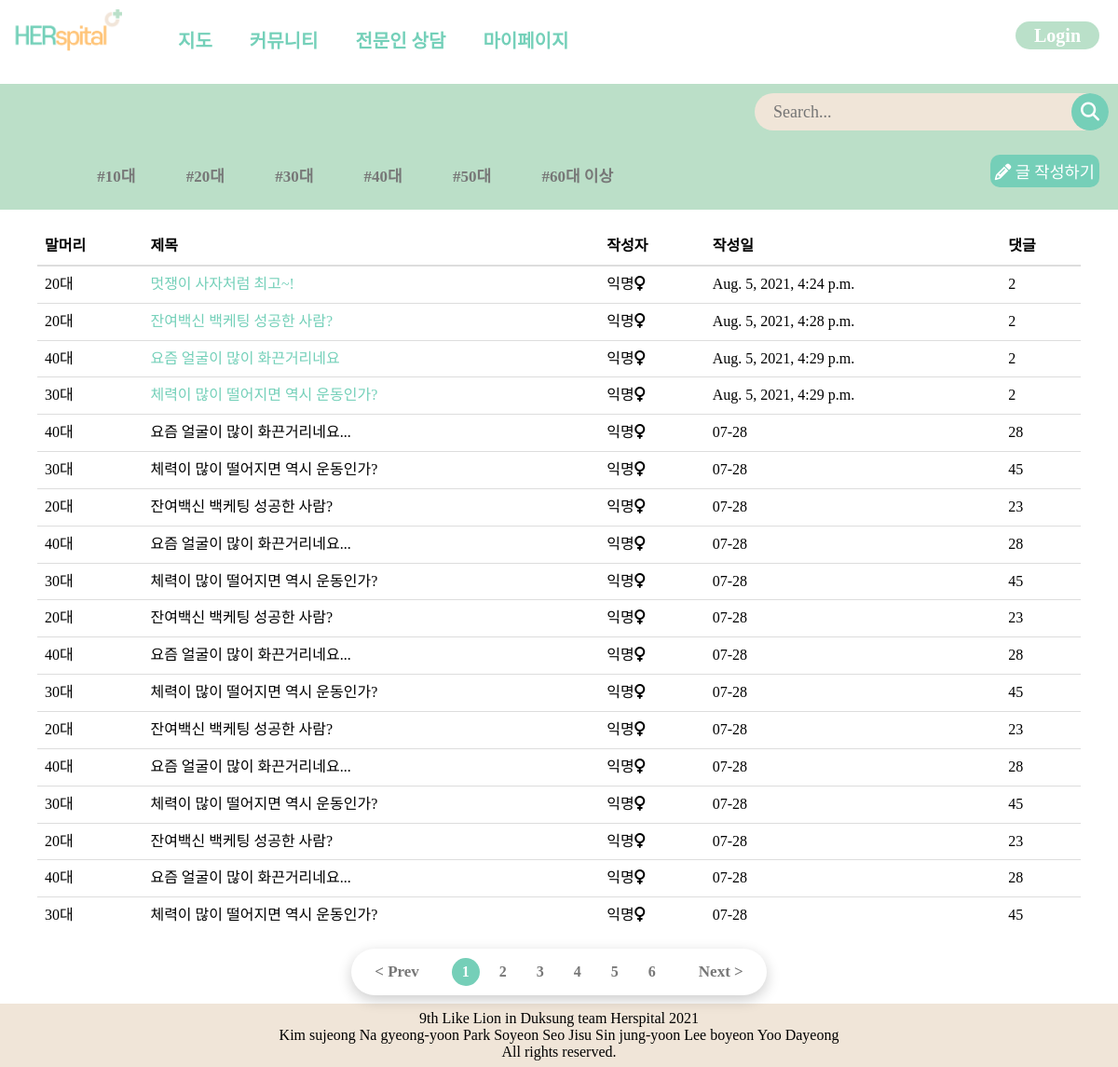
/community/communityList/, run on an earlier commit of the app's database.
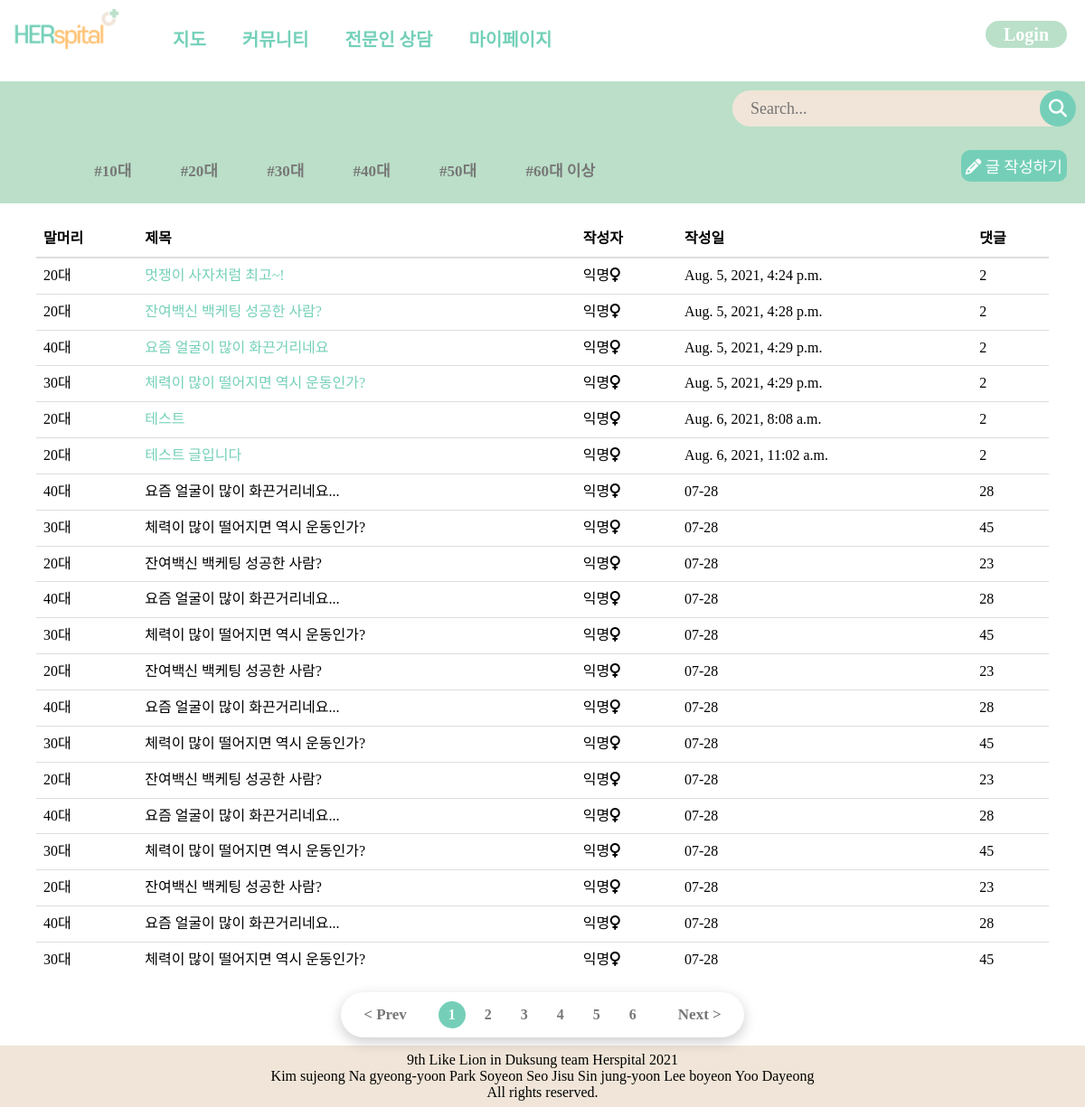
And on a later commit of the database.
### community/models.py (models this page shows, shortened)
class Community(models.Model):
    title = models.CharField(max_length=200)
    publicSetting = models.BooleanField()
    password_Post = models.IntegerField(blank=True, null=True)
    age_tag = models.CharField(max_length=100)
    image = models.ImageField(upload_to = "community/", blank=True, null=True)
    body = models.TextField()
    pub_date = models.DateTimeField()
    def summary(self): #제목 글자수가 길면 끊어서 보여주도록
        return self.title[:30]

### community/views.py (the view)
# urls.py: path("communityList/", community_views.communityList, name="communityList"),
def communityList(request):
    communities = Community.objects.all()
    return render(request, "community/communityList.html", {'communities':communities})

### templates/community/communityList.html (shortened to what this page needs)
{% load static %}
<DOCTYPE html>
<html lang="ko">
<head>
    <link rel="stylesheet" href="{% static 'css/communityList.css' %}">
</head>
<body>
{% block navbar %}
    {% include "partials/base.html" %}
{% endblock%}
{% block content %}
    <section>
        <div class="topContent">
            <div class="search">
            <div class="search_wrap">
                <div class="search_box">
                    <div class="btn btn_common">
                        <i class="fas fa-search"></i>
                    </div>
                    <input type="text" class="input" placeholder="Search...">
                </div>
            </div>
            </div>
            <div class="secondTab">
                <div class="preface_wrap">
                    <ul class="preface">
                        <li><a href="">#10대</a></li>
                        <li><a href="">#20대</a></li>
                        <li><a href="">#30대</a></li>
                        <li><a href="">#40대</a></li>
                        <li><a href="">#50대</a></li>
                        <li><a href="">#60대 이상</a></li>
                    </ul>
                </div>
                <div class="newPostBtn_wrap">
                    <button class="newPostBtn"><i class="fas fa-pencil-alt"></i><a href="{% url 'community:communityWrite' %}" style="color: white;"> 글 작성하기</a></button>
                </div>
            </div>
        </div>
        <div class="bottomContent">
            <table class="table">
                <thead>
                    <tr>
                        <th>말머리</th>
                        <th>제목</th>
                        <th>작성자</th>
                        <th>작성일</th>
                        <th>댓글</th>
                    </tr>
                </thead>
                <tbody>
                {% for community in communities %}
                    <tr>
                        <td id="tag">{{community.age_tag}}</td>
                        <td id="title"><a href="{% url 'community:detail' community.id%}">{{community.summary}}</a></td>
                        <td id="writer">익명<i class="fas fa-venus"></i></td>
                        <td id="date">{{community.pub_date}}</td>
                        <td id="commentNum">2</td>
                    </tr>
                {% endfor %}
                    <tr>
                        <td id="tag">40대</td>
                        <td id="title">요즘 얼굴이 많이 화끈거리네요...</td>
                        <td id="writer">익명<i class="fas fa-venus"></i></td>
                        <td id="date">07-28</td>
                        <td id="commentNum">28</td>
                    </tr>
                    <tr>
                        <td id="tag">30대</td>
                        <td id="title">체력이 많이 떨어지면 역시 운동인가?</td>
                        <td id="writer">익명<i class="fas fa-venus"></i></td>
                        <td id="date">07-28</td>
                        <td id="commentNum">45</td>
                    </tr>
                    <tr>
                        <td id="tag">20대</td>
                        <td id="title">잔여백신 백케팅 성공한 사람?</td>
                        <td id="writer">익명<i class="fas fa-venus"></i></td>
                        <td id="date">07-28</td>
                        <td id="commentNum">23</td>
                    </tr>
                    <tr>
                        <td id="tag">40대</td>
                        <td id="title">요즘 얼굴이 많이 화끈거리네요...</td>
                        <td id="writer">익명<i class="fas fa-venus"></i></td>
                        <td id="date">07-28</td>
                        <td id="commentNum">28</td>
                    </tr>
                    <tr>
                        <td id="tag">30대</td>
                        <td id="title">체력이 많이 떨어지면 역시 운동인가?</td>
                        <td id="writer">익명<i class="fas fa-venus"></i></td>
                        <td id="date">07-28</td>
                        <td id="commentNum">45</td>
                    </tr>
                    <tr>
                        <td id="tag">20대</td>
                        <td id="title">잔여백신 백케팅 성공한 사람?</td>
                        <td id="writer">익명<i class="fas fa-venus"></i></td>
                        <td id="date">07-28</td>
                        <td id="commentNum">23</td>
                    </tr>
                    <tr>
                        <td id="tag">40대</td>
                        <td id="title">요즘 얼굴이 많이 화끈거리네요...</td>
                        <td id="writer">익명<i class="fas fa-venus"></i></td>
                        <td id="date">07-28</td>
                        <td id="commentNum">28</td>
                    </tr>
                    <tr>
                        <td id="tag">30대</td>
                        <td id="title">체력이 많이 떨어지면 역시 운동인가?</td>
                        <td id="writer">익명<i class="fas fa-venus"></i></td>
                        <td id="date">07-28</td>
                        <td id="commentNum">45</td>
                    </tr>
                    <tr>
                        <td id="tag">20대</td>
                        <td id="title">잔여백신 백케팅 성공한 사람?</td>
                        <td id="writer">익명<i class="fas fa-venus"></i></td>
                        <td id="date">07-28</td>
                        <td id="commentNum">23</td>
                    </tr>
                    <tr>
                        <td id="tag">40대</td>
                        <td id="title">요즘 얼굴이 많이 화끈거리네요...</td>
                        <td id="writer">익명<i class="fas fa-venus"></i></td>
                        <td id="date">07-28</td>
                        <td id="commentNum">28</td>
                    </tr>
                    <tr>
                        <td id="tag">30대</td>
                        <td id="title">체력이 많이 떨어지면 역시 운동인가?</td>
                        <td id="writer">익명<i class="fas fa-venus"></i></td>
                        <td id="date">07-28</td>
                        <td id="commentNum">45</td>
                    </tr>
                    <tr>
                        <td id="tag">20대</td>
                        <td id="title">잔여백신 백케팅 성공한 사람?</td>
                        <td id="writer">익명<i class="fas fa-venus"></i></td>
                        <td id="date">07-28</td>
                        <td id="commentNum">23</td>
                    </tr>
                    <tr>
                        <td id="tag">40대</td>
                        <td id="title">요즘 얼굴이 많이 화끈거리네요...</td>
                        <td id="writer">익명<i class="fas fa-venus"></i></td>
                        <td id="date">07-28</td>
                        <td id="commentNum">28</td>
                    </tr>
                    <tr>
                        <td id="tag">30대</td>
                        <td id="title">체력이 많이 떨어지면 역시 운동인가?</td>
                        <td id="writer">익명<i class="fas fa-venus"></i></td>
                        <td id="date">07-28</td>
                        <td id="commentNum">45</td>
                    </tr>
                </tbody>
            </table>
            <div class="pageNum_wrap">
                <ul class="pageul">
                    <li><a href="#" class="prev">< Prev</a></li>
                    <li class="pageNumber active"><a href="#">1</a></li>
                    <li class="pageNumber"><a href="#">2</a></li>
                    <li class="pageNumber"><a href="#">3</a></li>
                    <li class="pageNumber"><a href="#">4</a></li>
                    <li class="pageNumber"><a href="#">5</a></li>
                    <li class="pageNumber"><a href="#">6</a></li>
                    <li><a href="#" class="next">Next ></a></li>
                </ul>
            </div>
        </div>
    </section>
{% endblock %}
</body>
</html>
{% block footer %}
    {% include "partials/footer.html" %}
{% endblock %}

### templates/partials/base.html (shortened to what this page needs)
{% load static %}
<!DOCTYPE html>
<html lang="en">
<head>
    <link rel="stylesheet" href="{% static 'css/base.css' %}">
</head>
<body>
    <nav class="navbar navbar-default navbar-fixed-top">
        <div>
            <a class="navbar__logo" href=""><img src="{% static 'img/logo.png' %}"></a>
        </div>
        <ul class="navbar__menu">
            <li><a href="{% url 'core:mainpage' %}">지도</a></li>
            <li><a href="{% url 'community:communityList' %}">커뮤니티</a></li>
            <li><a href="{% url 'community:expertList' %}">전문인 상담</a></li>
            <li><a href="{% url 'account:mypage' %}">마이페이지</a></li>
        </ul>
        <div class="navbar__login">
            <a href="{% url 'account:login' %}"><button id="login">Login</button></a>
        </div>
    </nav>
</body>
</html>

### templates/partials/footer.html
{% load static %}
{% block css %}
    <link rel="stylesheet" href="{% static 'css/footer.css' %}" />
{% endblock %}
<footer>
    9th Like Lion in Duksung team Herspital 2021<br>
    Kim sujeong Na gyeong-yoon Park Soyeon Seo Jisu Sin jung-yoon Lee boyeon Yoo Dayeong<br>
    All rights reserved.
</footer>

### static/css/communityList.css (style rules this page uses)
body { width:100%; padding:0; margin:0; }
.input { border:0; outline:none; color:#8b7d77; background:#F0E5D8; }
.search { display:flex; width:100%; justify-content: flex-end; }
.search_wrap { width: 400px; display:flex; }
.search_wrap .search_box { position: relative; width:100%; height:40px; margin:10px; }
.search_wrap .search_box .input { position:absolute; top:0; left:0; width:100%; height:100%; padding: 10px 20px; border-radius: 3px; font-size:18px; padding-right: 80px; border-radius:50px; }
.search_wrap .search_box .btn { position: absolute; top:0; width: 40px; height: 100%; background: #75CFB8; z-index:1; cursor:pointer; right:0; border-top-right-radius: 3px; border-bottom-right-radius: 3px; border-radius:50%; }
.search_wrap .search_box .btn.btn_common .fas { position: absolute; top:50%; left:50%; transform: translate(-50%, -50%); color:#fff; font-size:20px; }
.secondTab { display: flex; }
.topContent { width:100%; margin-top:20px; background:#bbdfc8; }
.preface_wrap { display:inline-block; padding:10px; font-size:15px; font-weight: bold; flex-grow: 1; }
.preface { display:flex !important; flex-direction: row; width:100%; }
.preface li { display:block; margin-left:5.20833333333333%; background:none; }
.preface li a { width:auto; padding:0; text-indent:0; text-decoration: none; font-weight: bold; font-size:17px; color:#777; }
.newPostBtn { background:#75CFB8; color:#fff; border-color:lemonchiffon; font-family:'Poppins',sans-serif; margin:1rem 0; font-size:1.1rem; border-radius:10px; padding:5px; display:inline-block; outline:none; border:none; cursor:pointer; background-size:200%; background-image:#32be8f; text-transform:uppercase; }
.newPostBtn_wrap { display:inline-block; flex-grow: 0; margin-right:20px; }
.bottomContent { width:100%; max-width:1120px; margin:auto; margin-top:20px; }
.table { width:100%; max-width: 100%; margin-bottom:20px; background-color:transparent; border-spacing:0; border-collapse: collapse; margin:0; padding:0; }
.table>thead { text-align: left; }
.table>thead>tr>th { vertical-align: bottom; border-bottom:2px solid #ddd; }
.table>caption+thead>tr:first-child>td, .table>caption+thead>tr:first-child>th, .table>colgroup+thead>tr:first-child>td, .table>colgroup+thead>tr:first-child>th, .table>thead:first-child>tr:first-child>td, .table>thead:first-child>tr:first-child>th { border-top: 0; }
.table>tbody>tr>td, .table>tbody>tr>th, .table>tfoot>tr>td, .table>tfoot>tr>th, .table>thead>tr>td, .table>thead>tr>th { padding: 8px; line-height: 1.42857143; }
.table>tbody>tr>td, .table>tbody>tr>th, .table>tfoot>tr>td, .table>tfoot>tr>th, .table>thead>tr>td, .table>thead>tr>th { padding: 8px; line-height: 1.42857143; vertical-align: top; border-top: 1px solid #ddd; }
.pageNum_wrap { display:flex; justify-content: center; }
.pageul { position: relative; background:#fff; display:flex; padding: 10px 20px; border-radius: 50px; box-shadow: 0 5px 15px rgba(0,0,0,.2); }
.pageul li { list-style: none; line-height: 30px; margin:0 5px; }
.pageul li.pageNumber { width:30px; height:30px; line-height:30px; text-align: center; }
.pageul li a { display: block; text-decoration: none; color:#777; font-weight: 600; border-radius: 50%; }
.pageul li.pageNumber:hover a, .pageul li.pageNumber.active a { background:#75CFB8; color:#fff; }
.pageul li:first-child { margin-right:30px; font-weight: 700; font-size:17px; }
.pageul li:last-child { margin-left:30px; font-weight: 700; font-size:17px; }

### static/css/base.css (style rules this page uses)
* { font-family: 'Cafe24SsurroundAir'; }
body { padding-top: 70px; }
.navbar { display: flex; position: fixed; width: 100%; top: 0; background-color: #ffffff; }
.navbar__logo img { width: 121px; height: 56px; justify-content: left; margin: 10px 0 0 10px; }
.navbar__menu { display: flex; list-style: none; }
.navbar__menu li { padding: 12px 20px 0 20px; font-size: 20px; font-weight: bold; text-align: center; }
a { text-decoration: none; color: #74D0B9; }
.navbar__menu li a:after { display:block; content: ''; border-bottom: solid 3px #F1E5D9; transform: scaleX(0); transition: transform 250ms ease-in-out; }
.navbar__login { margin-left: auto; }
#login { background-color: #BAE0C9; color: #ffffff; border-style: none; border-radius: 30px; font-weight: bold; font-size: 20px; width: 90px; height: 30px; margin: 23px 20px 0 0; }

### static/css/footer.css (style rules this page uses)
footer { position:static; bottom:0px; width:100%; left: 0; background-color: #F0E5D8; color: black; text-align: center; padding: 7px; margin: -7px; }

What changed in the data, as far as the page shows it:
added Community: age_tag "20대", summary "테스트", pub_date "Aug. 6, 2021, 8:08 a.m."
added Community: age_tag "20대", summary "테스트 글입니다", pub_date "Aug. 6, 2021, 11:02 a.m."
